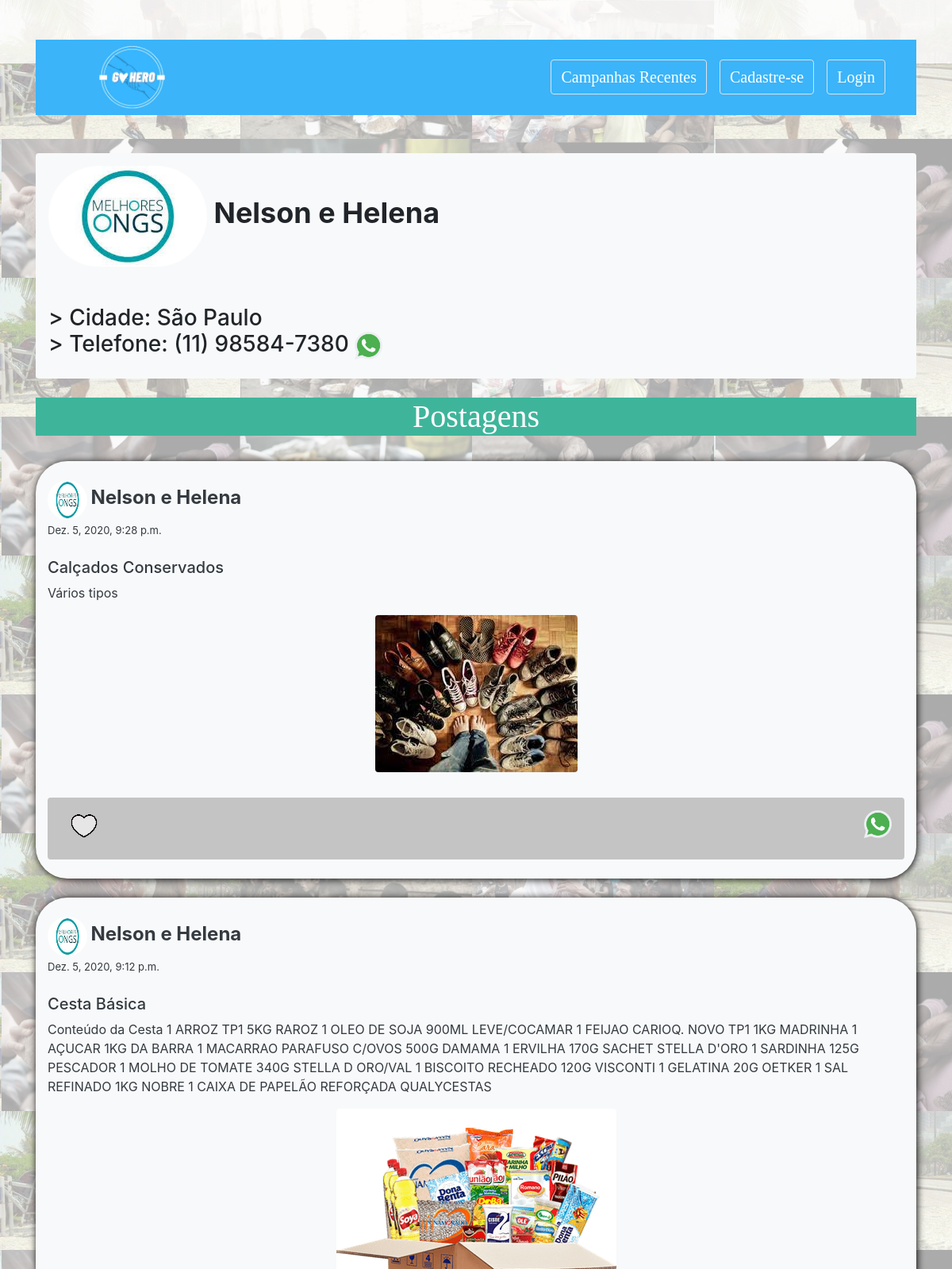
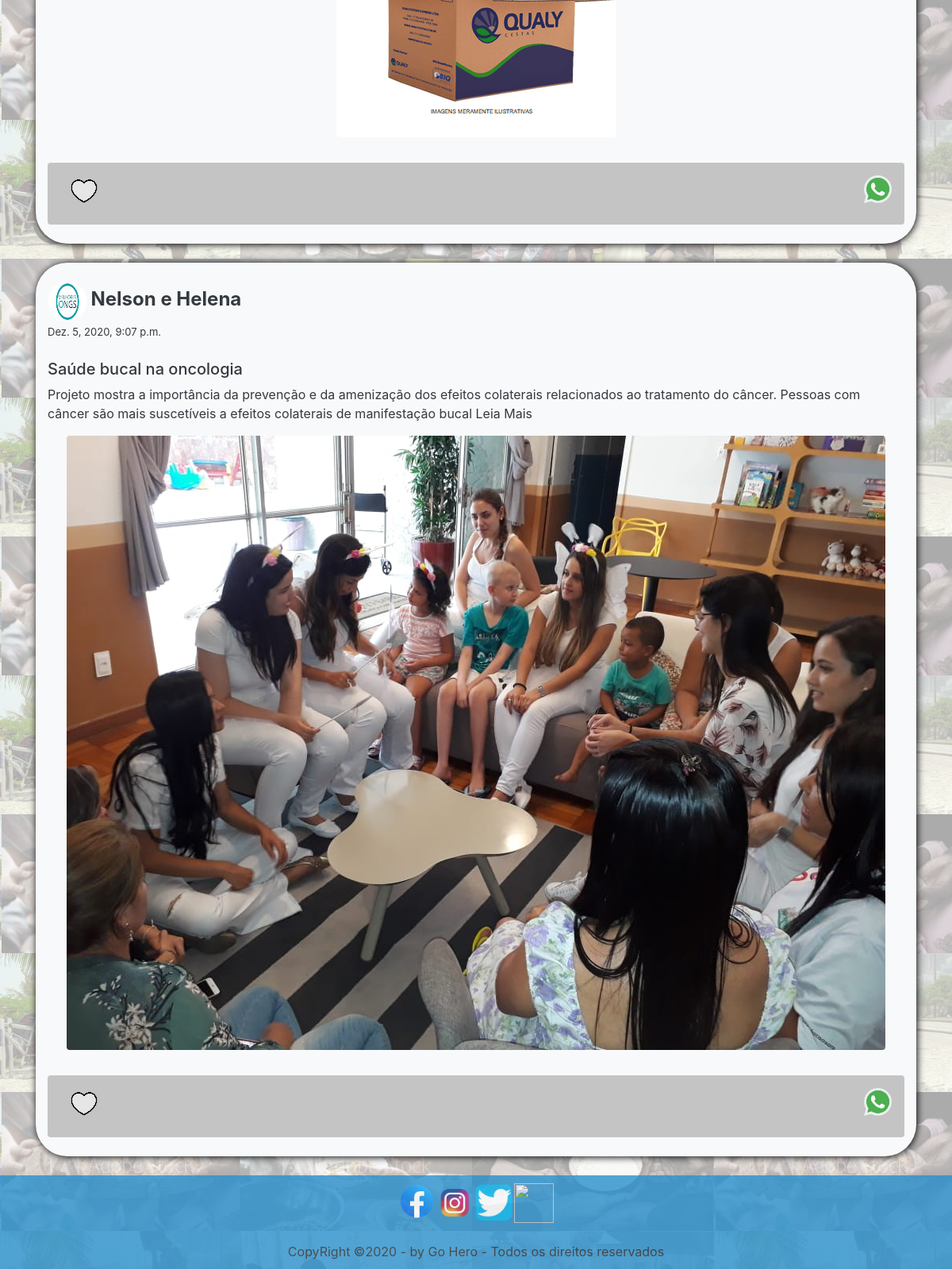
Page /perfilNot/Nelson e Helena on the committed database (2 pictures, top to bottom).
### doacoes/models.py (models this page shows, shortened)
class Ong(models.Model):
    id_ong = models.AutoField(primary_key=True)
    cnpj = models.CharField(max_length=100, verbose_name="CNPJ")
    nome = models.CharField(max_length=100, verbose_name="Nome da Ong")
    email_ong = models.EmailField(max_length=100, verbose_name="E-mail da Ong", null=True, blank=True)
    senha = models.CharField(max_length=100)
    imagem = models.FileField(upload_to="perfil_ong/%Y/%m/%d/", null=True, blank=True)
    id_endereco = models.ForeignKey(Endereco, verbose_name="Endereço", on_delete=models.CASCADE)
    id_numero = models.ForeignKey(Numero_Contato, verbose_name="Telefone de Contato", on_delete=models.CASCADE)
    def __str__(self):
        return self.nome
    class Meta:
        verbose_name_plural = "Ongs"

class Endereco(models.Model):
    id_endereco = models.AutoField(primary_key=True)
    logradouro = models.CharField(max_length=100, verbose_name="Endereço")
    numero = models.CharField(max_length=100, null=True, blank=True)
    bairro = models.CharField(max_length=100)
    cidade = models.CharField(max_length=100)
    def __str__(self):
        return self.logradouro
    class Meta:
        verbose_name_plural = "Endereços"

class Numero_Contato(models.Model):
    id_numero = models.AutoField(primary_key=True)
    telefone = models.CharField(max_length=20)
    def __str__(self):
        return self.telefone

class Publicacao_Ong(models.Model):
    id_publicacao_Ong = models.AutoField(primary_key=True)
    data_publicacao = models.DateTimeField(auto_now_add=True)
    titulo = models.CharField(max_length=100, verbose_name="Título")
    descricao = models.TextField(verbose_name="Descrição", null=True, blank=True)
    imagem = models.FileField(upload_to="Publicacao_ong/%Y/%m/%d/", null=True, blank=True)
    id_ong = models.ForeignKey(Ong, on_delete=models.CASCADE)
    categoria_choices = [
        ("ROUPA", "Roupa"),
        ("CALÇADO", "Calçado"),
        ("ALIMENTO", "Alimento"),
        ("MÓVEL", "Móvel"),
        ("ELETRODOMÉSTICO", "Eletrodoméstico"),
        ("EVENTO", "Evento"),
        ("DOAÇÃO", "Doação")
    ]
    categoria = models.CharField(max_length=20, choices=categoria_choices, default="DOAÇÃO")
    class Meta:
        verbose_name_plural = "Publicações das Ongs"

### doacoes/views.py (the view, shortened to what this page needs)
# urls.py: path('perfilNot/<str:pk>', views.visitPerfilNotLog, name='url_visitPerfilNotLog'),
def visitPerfilNotLog(request,pk):
    dadosOng = Ong.objects.all()
    dadosDoa = Doador.objects.all()
    for dado in dadosOng:
        if pk == dado.nome:
            perfilVisitado = Ong.objects.all().get(nome=pk)
            endVisitado = Endereco.objects.get(logradouro=perfilVisitado.id_endereco)
            telefone = Numero_Contato.objects.get(telefone=perfilVisitado.id_numero)
            postagensVisitado = Publicacao_Ong.objects.filter(id_ong=perfilVisitado).order_by('-data_publicacao')
            data['perfilVisitado'] = perfilVisitado
            data['tipoVisitado'] = 'ong'
            data['endVisitado'] = endVisitado
            data['telefone'] = telefone
            data['postagensVisitado'] = postagensVisitado
            return render(request, 'visitPerfilNotLog.html', data)

### doacoes/Templates/visitPerfilNotLog.html (shortened to what this page needs)
{% extends "BaseInicial.html" %}
    {% load static %}
{% block content %}
    {% if tipoVisitado == 'ong' %}
            <div class="container mt-5">
                <div class="bg-light p-3 rounded">
                   <span style="font-size:30px;" class="mr-5">
                    <img src="{{ perfilVisitado.imagem.url }}" class="img-fluid rounded-pill" style="width:200px; height:auto;">
                       <a style="font-weight:bold; font-size:120%;">{{ perfilVisitado.nome }}</a>
                   </span><br><br><br>
                    <h3 class=""  style="display:flex; justify-content: flex-start; flex-wrap:wrap; flex-direction:column;">
                        <div class="">> Cidade: {{endVisitado.cidade}}</div>
                        <div class="">> Telefone: {{telefone.telefone}}  <a class="" href="https://api.whatsapp.com/send?phone=55{{telefone.telefone}}" target=”_blank” >
                            <img src="{% static 'whatsapp.png' %}" width="35px" height=""  alt="chat whatsapp">
                        </a></div>
                   </h3>
                </div><br>
                <h1 class="text-center" style="background-color:#3eb59b;color:white;font-family:Times, serif;"> Postagens </h1><br>
        {% for post in postagensVisitado %}
            <div class=" bg-light text-dark m-auto container i_post">
                <br>
                <span class="mr-5">
                    <img src="{{ perfilVisitado.imagem.url }}" class="img-fluid rounded-pill" style="width:50px; height:50px;">
                    <a style="font-weight:bold; font-size:150%;">{{ post.id_ong }}</a>
                </span>
                <br>
                <a style="font-size:13px;">{{post.data_publicacao}}</a>
                <br>
                <br>
                <h5>{{post.titulo}}</h5>
                <p>{{post.descricao}}</p>
                <div class="text-center">
                    <img src="{{ post.imagem.url }}" class="img-fluid rounded">
                </div>
                <br>
                   <footer class="p-3 mt-2 rounded " style="background-color: #c4c4c4;">
                    <span class="tw-heart-box">
                        <span class="tw-heart"></span>
                    </span>
                        <a href="https://api.whatsapp.com/send?phone=55{{post.id_ong.id_numero}}" target=”_blank” class="float-right">
                            <img src="{% static 'whatsapp.png' %}" width="35px" height=""  alt="chat whatsapp">
                        </a>
                   </footer>
                   <br>
            </div>
            <br>
        {% endfor %}
        </div>
{% endif %}
{% endblock content %}

### doacoes/Templates/BaseInicial.html (style rules this page uses)
body { overflow-x:hidden; background: url("/static/fundo.png"); background-attachment: fixed; }
.i_post { box-shadow: 1px 1px 10px black; border-radius: 40px; }
.tw-heart-box { position: relative; width: 40px; height: 40px; display: inline-block; }
.tw-heart { background: url("/static/like.png") no-repeat 0 0; display: inline-block; width: 100px; height: 100px; position: absolute; left: -20px; top: -30px; }

### rows in the picture
Ong: imagem (picture), nome "Nelson e Helena"
Endereco: cidade "São Paulo"
Numero_Contato: telefone "(11) 98584-7380"
Publicacao_Ong: imagem (picture), id_ong "Nelson e Helena", data_publicacao "Dez. 5, 2020, 9:28 p.m.", titulo "Calçados Conservados", descricao "Vários tipos"
Publicacao_Ong: imagem (picture), id_ong "Nelson e Helena", data_publicacao "Dez. 5, 2020, 9:12 p.m.", titulo "Cesta Básica", descricao "Conteúdo da Cesta 1 ARROZ TP1 5KG RAROZ 1 OLEO DE SOJA 900ML LEVE/COCAMAR 1 FEIJAO CARIOQ. NOVO TP1 1KG MADRINHA 1 AÇUCAR 1KG DA BARRA 1 MACARRAO PARAFUSO C/OVOS 500G DAMAMA 1 ERVILHA 170G SACHET STELLA D'ORO 1 SARDINHA 125G PESCADOR 1 MOLHO DE TOMATE 340G STELLA D ORO/VAL 1 BISCOITO RECHEADO 120G VISCONTI 1 GELATINA 20G OETKER 1 SAL REFINADO 1KG NOBRE 1 CAIXA DE PAPELÃO REFORÇADA QUALYCESTAS"
Publicacao_Ong: imagem (picture), id_ong "Nelson e Helena", data_publicacao "Dez. 5, 2020, 9:07 p.m.", titulo "Saúde bucal na oncologia", descricao "Projeto mostra a importância da prevenção e da amenização dos efeitos colaterais relacionados ao tratamento do câncer. Pessoas com câncer são mais suscetíveis a efeitos colaterais de manifestação bucal Leia Mais"
